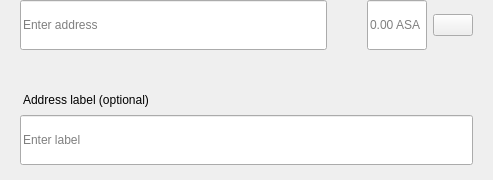
<?xml version="1.0" encoding="UTF-8"?>
<ui version="4.0">
 <class>SendMultiRow</class>
 <widget class="QWidget" name="SendMultiRow">
  <property name="geometry">
   <rect>
    <x>0</x>
    <y>0</y>
    <width>493</width>
    <height>180</height>
   </rect>
  </property>
  <property name="minimumSize">
   <size>
    <width>0</width>
    <height>0</height>
   </size>
  </property>
  <property name="maximumSize">
   <size>
    <width>16777215</width>
    <height>16777215</height>
   </size>
  </property>
  <property name="windowTitle">
   <string>Form</string>
  </property>
  <layout class="QVBoxLayout" name="verticalLayout_3">
   <property name="spacing">
    <number>0</number>
   </property>
   <property name="leftMargin">
    <number>0</number>
   </property>
   <property name="topMargin">
    <number>0</number>
   </property>
   <property name="rightMargin">
    <number>20</number>
   </property>
   <property name="bottomMargin">
    <number>5</number>
   </property>
   <item alignment="Qt::AlignTop">
    <widget class="QWidget" name="widget" native="true">
     <property name="sizePolicy">
      <sizepolicy hsizetype="Expanding" vsizetype="Maximum">
       <horstretch>0</horstretch>
       <verstretch>0</verstretch>
      </sizepolicy>
     </property>
     <property name="minimumSize">
      <size>
       <width>0</width>
       <height>60</height>
      </size>
     </property>
     <property name="maximumSize">
      <size>
       <width>16777215</width>
       <height>85</height>
      </size>
     </property>
     <layout class="QHBoxLayout" name="horizontalLayout" stretch="6,0,2">
      <property name="spacing">
       <number>0</number>
      </property>
      <property name="leftMargin">
       <number>8</number>
      </property>
      <property name="topMargin">
       <number>0</number>
      </property>
      <property name="rightMargin">
       <number>0</number>
      </property>
      <property name="bottomMargin">
       <number>0</number>
      </property>
      <item alignment="Qt::AlignTop">
       <widget class="QStackedWidget" name="stackedAddress">
        <property name="minimumSize">
         <size>
          <width>0</width>
          <height>50</height>
         </size>
        </property>
        <property name="maximumSize">
         <size>
          <width>16777215</width>
          <height>50</height>
         </size>
        </property>
        <widget class="QWidget" name="page_4">
         <property name="sizePolicy">
          <sizepolicy hsizetype="Expanding" vsizetype="Preferred">
           <horstretch>0</horstretch>
           <verstretch>0</verstretch>
          </sizepolicy>
         </property>
         <property name="minimumSize">
          <size>
           <width>0</width>
           <height>50</height>
          </size>
         </property>
         <property name="maximumSize">
          <size>
           <width>16777215</width>
           <height>55</height>
          </size>
         </property>
         <layout class="QVBoxLayout" name="verticalLayout_7">
          <property name="spacing">
           <number>0</number>
          </property>
          <property name="leftMargin">
           <number>12</number>
          </property>
          <property name="topMargin">
           <number>0</number>
          </property>
          <property name="rightMargin">
           <number>0</number>
          </property>
          <property name="bottomMargin">
           <number>0</number>
          </property>
          <item>
           <widget class="QLineEdit" name="lineEditAddress">
            <property name="minimumSize">
             <size>
              <width>0</width>
              <height>50</height>
             </size>
            </property>
            <property name="maximumSize">
             <size>
              <width>16777215</width>
              <height>50</height>
             </size>
            </property>
            <property name="placeholderText">
             <string>Enter address</string>
            </property>
           </widget>
          </item>
         </layout>
        </widget>
        <widget class="QWidget" name="page_3"/>
       </widget>
      </item>
      <item>
       <spacer name="horizontalSpacer_3">
        <property name="orientation">
         <enum>Qt::Horizontal</enum>
        </property>
        <property name="sizeType">
         <enum>QSizePolicy::Fixed</enum>
        </property>
        <property name="sizeHint" stdset="0">
         <size>
          <width>40</width>
          <height>20</height>
         </size>
        </property>
       </spacer>
      </item>
      <item>
       <layout class="QHBoxLayout" name="horizontalLayout_2">
        <property name="spacing">
         <number>6</number>
        </property>
        <item alignment="Qt::AlignTop">
         <widget class="QLineEdit" name="lineEditAmount">
          <property name="sizePolicy">
           <sizepolicy hsizetype="Expanding" vsizetype="Preferred">
            <horstretch>0</horstretch>
            <verstretch>0</verstretch>
           </sizepolicy>
          </property>
          <property name="minimumSize">
           <size>
            <width>0</width>
            <height>50</height>
           </size>
          </property>
          <property name="maximumSize">
           <size>
            <width>16777215</width>
            <height>50</height>
           </size>
          </property>
          <property name="maxLength">
           <number>17</number>
          </property>
          <property name="alignment">
           <set>Qt::AlignLeading|Qt::AlignLeft|Qt::AlignVCenter</set>
          </property>
          <property name="placeholderText">
           <string notr="true">0.00 ASA</string>
          </property>
         </widget>
        </item>
        <item>
         <layout class="QVBoxLayout" name="verticalLayout">
          <property name="topMargin">
           <number>14</number>
          </property>
          <property name="bottomMargin">
           <number>0</number>
          </property>
          <item alignment="Qt::AlignTop">
           <widget class="QPushButton" name="btnMenu">
            <property name="minimumSize">
             <size>
              <width>0</width>
              <height>0</height>
             </size>
            </property>
            <property name="maximumSize">
             <size>
              <width>16777215</width>
              <height>16777215</height>
             </size>
            </property>
            <property name="focusPolicy">
             <enum>Qt::NoFocus</enum>
            </property>
            <property name="text">
             <string/>
            </property>
           </widget>
          </item>
         </layout>
        </item>
       </layout>
      </item>
     </layout>
    </widget>
   </item>
   <item>
    <widget class="QWidget" name="layoutLabel" native="true">
     <property name="minimumSize">
      <size>
       <width>0</width>
       <height>0</height>
      </size>
     </property>
     <property name="maximumSize">
      <size>
       <width>16777215</width>
       <height>16777215</height>
      </size>
     </property>
     <layout class="QVBoxLayout" name="verticalLayout_9">
      <property name="spacing">
       <number>6</number>
      </property>
      <property name="leftMargin">
       <number>20</number>
      </property>
      <property name="topMargin">
       <number>0</number>
      </property>
      <property name="rightMargin">
       <number>0</number>
      </property>
      <property name="bottomMargin">
       <number>10</number>
      </property>
      <item>
       <spacer name="verticalSpacer">
        <property name="orientation">
         <enum>Qt::Vertical</enum>
        </property>
        <property name="sizeType">
         <enum>QSizePolicy::Fixed</enum>
        </property>
        <property name="sizeHint" stdset="0">
         <size>
          <width>20</width>
          <height>20</height>
         </size>
        </property>
       </spacer>
      </item>
      <item>
       <widget class="QLabel" name="labelSubtitleDescription">
        <property name="styleSheet">
         <string notr="true">margin-bottom:2px;
margin-left:0.05px;
padding:0px;</string>
        </property>
        <property name="text">
         <string>Address label (optional)</string>
        </property>
       </widget>
      </item>
      <item>
       <widget class="QLineEdit" name="lineEditDescription">
        <property name="minimumSize">
         <size>
          <width>0</width>
          <height>50</height>
         </size>
        </property>
        <property name="maximumSize">
         <size>
          <width>16777215</width>
          <height>50</height>
         </size>
        </property>
        <property name="placeholderText">
         <string>Enter label</string>
        </property>
       </widget>
      </item>
     </layout>
    </widget>
   </item>
  </layout>
 </widget>
 <resources/>
 <connections/>
</ui>
